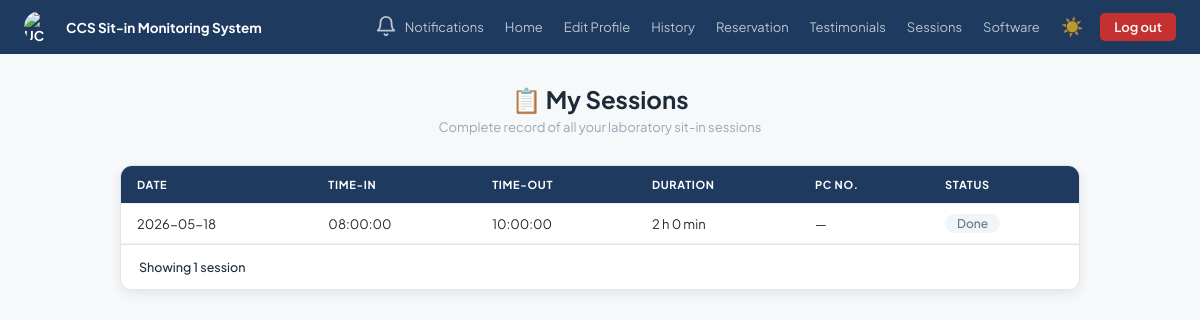
The app's page /sessions_table.php (signed in) with its own data.
### tables this page shows
CREATE TABLE `sit_in_history` (
  `id` int NOT NULL,
  `student_id` int DEFAULT NULL,
  `id_number` varchar(20) NOT NULL,
  `fullname` varchar(255) NOT NULL,
  `sit_purpose` varchar(255) NOT NULL,
  `laboratory` varchar(50) NOT NULL,
  `login_time` time DEFAULT NULL,
  `logout_time` time DEFAULT NULL,
  `date` date NOT NULL,
  `created_at` timestamp NULL DEFAULT CURRENT_TIMESTAMP,
  `feedback` text,
  `pc_number` int DEFAULT NULL
);

### sessions_table.php (the view, shortened to what this page needs)
<?php
require_once 'db.php';
$sessStmt = $pdo->prepare("
    SELECT * FROM sit_in_history
    WHERE student_id = ?
    ORDER BY created_at DESC
    LIMIT 50
");
$sessStmt->execute([$_SESSION['student_id']]);
$sessions = $sessStmt->fetchAll();
?>
<!DOCTYPE html>
<html lang="en">
<head>
</head>
<body>
<?php include 'header.php'; ?>
<div class="page-body">
    <div class="page-title">
        <h1>📋 My Sessions</h1>
        <p>Complete record of all your laboratory sit-in sessions</p>
    </div>
    <div class="card">
        <div class="table-wrap">
            <table>
                <thead>
                    <tr>
                        <th>Date</th>
                        <th>Time-in</th>
                        <th>Time-out</th>
                        <th>Duration</th>
                        <th>PC No.</th>
                        <th>Status</th>
                    </tr>
                </thead>
                <tbody>
                    <?php if ($sessions): foreach ($sessions as $s):
                        $duration = '';
                        if (!empty($s['login_time']) && !empty($s['logout_time'])) {
                            $login = new DateTime($s['login_time']);
                            $logout = new DateTime($s['logout_time']);
                            $interval = $login->diff($logout);
                            $duration = $interval->format('%h h %i min');
                        }
                        $isActive = empty($s['logout_time']);
                    ?>
                    <tr>
                        <td><?= htmlspecialchars($s['date'] ?? '—') ?></td>
                        <td><?= htmlspecialchars($s['login_time'] ?? '—') ?></td>
                        <td><?= htmlspecialchars($s['logout_time'] ?? '—') ?></td>
                        <td><?= $duration ?: '—' ?></td>
                        <td><?= htmlspecialchars($s['pc_number'] ?? '—') ?></td>
                        <td>
                            <?php if ($isActive): ?>
                                <span class="status-active">Active</span>
                            <?php else: ?>
                                <span class="status-done">Done</span>
                            <?php endif; ?>
                        </td>
                    </tr>
                    <?php endforeach; else: ?>
                    <tr>
                        <td colspan="6" class="no-data">📭 No sessions yet.</td>
                    </tr>
                    <?php endif; ?>
                </tbody>
            </table>
        </div>
        <div style="padding:14px 18px;border-top:1px solid var(--border-color);display:flex;align-items:center;justify-content:space-between;flex-wrap:wrap;gap:8px;background:var(--card-bg);transition:background 0.3s;">
            <span style="font-size:12.5px;color:var(--text-color);font-weight:500;">Showing <?= count($sessions) ?> session<?= count($sessions)!==1?'s':'' ?></span>
        </div>
    </div>
</div>
</body>
</html>

### sessions_table.php (style rules this page uses)
:root { --bg-color: #f7f8fa; --text-color: #1e2a38; --card-bg: #ffffff; --nav-bg: #1e3a5f; --border-color: #e2e6ea; --shadow: 0 4px 12px rgba(0,0,0,0.08); --input-bg: #ffffff; --input-border: #d0d7e2; --hover-bg: #f0f4f9; --bubble-bg: #fafbfc; --bubble-border: #eef0f3; --stat-bg: #eef3f9; --stat-text: #1e3a5f; --badge-bg: #eef3f9; --badge-text: #1e3a5f; --stat-number: #1e3a5f; --stat-label: #4a5568; --ann-meta-color: #1e3a5f; --ann-bubble-text: #1e2a38; --rule-header-color: #1e3a5f; --rule-sub-color: #4a5568; --rule-section-color: #1e3a5f; --rule-text-color: #1e2a38; --rule-num-bg: #eef3f9; --rule-num-text: #1e3a5f; --table-header-bg: #1e3a5f; --table-header-text: #ffffff; --table-row-bg: #ffffff; --table-row-alt: #fafbfc; --table-text: #1e2a38; --table-border: #eef0f3; --table-hover: #f0f4f9; }
* { box-sizing: border-box; margin: 0; padding: 0; }
body { font-family: 'Plus Jakarta Sans', sans-serif; background: var(--bg-color); color: var(--text-color); min-height: 100vh; font-size: 14px; transition: background 0.3s, color 0.3s; }
.page-body { max-width: 1000px; margin: 0 auto; padding: 30px 20px 52px; }
.page-title { text-align: center; margin-bottom: 30px; }
.page-title h1 { font-size: 24px; font-weight: 700; color: var(--text-color); transition: color 0.3s; }
.page-title p { font-size: 13px; color: #9aa5b4; margin-top: 4px; }
.card { background: var(--card-bg); border-radius: 12px; box-shadow: var(--shadow); overflow: hidden; border: 1px solid var(--border-color); transition: background 0.3s, border-color 0.3s, box-shadow 0.3s; }
.table-wrap { overflow-x: auto; padding: 0; }
table { width: 100%; border-collapse: collapse; }
thead th { background: var(--table-header-bg); color: var(--table-header-text); font-size: 11px; font-weight: 700; padding: 12px 16px; text-align: left; text-transform: uppercase; letter-spacing: 0.06em; border-bottom: 1px solid var(--table-border); transition: background 0.3s, color 0.3s; }
tbody tr { border-bottom: 1px solid var(--table-border); transition: background 0.2s; background: var(--table-row-bg); }
tbody td { padding: 10px 16px; font-size: 13px; color: var(--table-text); transition: color 0.3s; }
.status-done { display: inline-block; padding: 2px 12px; border-radius: 14px; font-size: 12px; font-weight: 500; background: #f1f5f9; color: #64748b; }

### records on screen
sit_in_history: date "2026-05-18", login_time "08:00:00", logout_time "10:00:00", login_time+logout_time "2 h 0 min", pc_number "—", shows "Done"

### other values on screen
count($sessions) "1"
